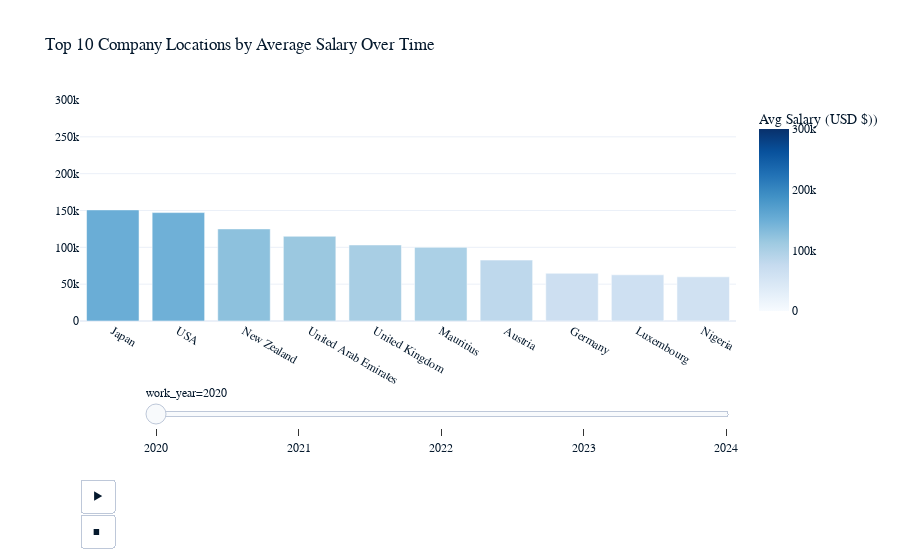

The notebook cell this image was saved under:
### Markdown cell above
## 🌍 Global Salary Trends: Top 10 Company Locations Over Time 

As the job market evolves, salaries across different countries fluctuate, reflecting economic trends, industry demands, and regional growth.

This analysis uncovers the top-paying company locations over the past five years.

- **United Kingdom** stands out as the only country consistently appearing in the top 10 company locations by average salary across all five years.
- 2023 saw a record-breaking salary peak, with the maximum average salary reaching 300K USD, a significant jump compared to previous years, where no location exceeded 200K USD.
- In 2024, salary distribution across the top 10 locations is more uniform, with a narrow gap between the highest and lowest average salaries, indicating a more balanced global pay scale.

### Code cell
import plotly.express as px
import plotly.graph_objects as go

# Calculate the average salary in USD for each company location and work year
avg_salary_by_location_year = df.groupby(['company_location', 'work_year'])['salary_in_usd'].mean().reset_index()

# Get the top 10 company locations by average salary for each year
top_10_avg_salary_by_year = avg_salary_by_location_year.groupby('work_year').apply(lambda x: x.nlargest(10, 'salary_in_usd')).reset_index(drop=True)

top_10_avg_salary_by_year

fig = px.bar(
    data_frame=top_10_avg_salary_by_year,
    x='company_location',
    y='salary_in_usd',
    animation_frame='work_year',
    color='salary_in_usd',  # Use 'salary_in_usd' for color scaling
    color_continuous_scale='Blues',
    title='Top 10 Company Locations by Average Salary Over Time'
)

fig.update_layout(
    yaxis=dict(range=[0, 300000]), # Set y-axis limit to 300K
    
     xaxis_title=None,  # Remove x-axis label
     yaxis_title=None,   # Remove y-axis label
    
    updatemenus=[{
        'buttons': fig.layout.updatemenus[0].buttons,
        'direction': 'down',
        'x': 0.0,
        'xanchor': 'left',
        'y': -0.4,
        'yanchor': 'top'
                }],
    
    coloraxis=dict(
                   colorbar=dict(
                    title='Avg Salary (USD $))'
                    ),
                    cmin=0,  # Minimum value for color scale
                    cmax=300000  # Maximum value for color scale
                    )
)

fig.layout.updatemenus[0].buttons[0].args[1]['frame']['duration'] = 2000  # Set duration to 2000ms (2 seconds) per frame


# Show the figure
fig.show()

### Figure 1 — Plotly figure (JSON) as saved in the notebook; plotly's stock layout.template omitted (floating-point values rounded to 4 significant figures)
{"data": [{"alignmentgroup": "True", "hovertemplate": "work_year=2020<br>company_location=%{x}<br>salary_in_usd=%{marker.color}<extra></extra>", "legendgroup": "", "marker": {"color": [150800.0, 147200.0, 125000, 115000, 103200.0, 100000, 82680.0, 64750.0, 62726, 60000], "coloraxis": "coloraxis", "pattern": {"shape": ""}}, "name": "", "offsetgroup": "", "orientation": "v", "showlegend": false, "textposition": "auto", "type": "bar", "x": ["Japan", "USA", "New Zealand", "United Arab Emirates", "United Kingdom", "Mauritius", "Austria", "Germany", "Luxembourg", "Nigeria"], "xaxis": "x", "y": [150800.0, 147200.0, 125000, 115000, 103200.0, 100000, 82680.0, 64750.0, 62726, 60000], "yaxis": "y"}], "layout": {"barmode": "relative", "coloraxis": {"cmax": 300000, "cmin": 0, "colorbar": {"title": {"text": "Avg Salary (USD $))"}}, "colorscale": [[0, "rgb(247,251,255)"], [0.125, "rgb(222,235,247)"], [0.25, "rgb(198,219,239)"], [0.375, "rgb(158,202,225)"], [0.5, "rgb(107,174,214)"], [0.625, "rgb(66,146,198)"], [0.75, "rgb(33,113,181)"], [0.875, "rgb(8,81,156)"], [1, "rgb(8,48,107)"]]}, "legend": {"tracegroupgap": 0}, "sliders": [{"active": 0, "currentvalue": {"prefix": "work_year="}, "len": 0.9, "pad": {"b": 10, "t": 60}, "steps": [{"args": [["2020"], {"frame": {"duration": 0, "redraw": true}, "fromcurrent": true, "mode": "immediate", "transition": {"duration": 0, "easing": "linear"}}], "label": "2020", "method": "animate"}, {"args": [["2021"], {"frame": {"duration": 0, "redraw": true}, "fromcurrent": true, "mode": "immediate", "transition": {"duration": 0, "easing": "linear"}}], "label": "2021", "method": "animate"}, {"args": [["2022"], {"frame": {"duration": 0, "redraw": true}, "fromcurrent": true, "mode": "immediate", "transition": {"duration": 0, "easing": "linear"}}], "label": "2022", "method": "animate"}, {"args": [["2023"], {"frame": {"duration": 0, "redraw": true}, "fromcurrent": true, "mode": "immediate", "transition": {"duration": 0, "easing": "linear"}}], "label": "2023", "method": "animate"}, {"args": [["2024"], {"frame": {"duration": 0, "redraw": true}, "fromcurrent": true, "mode": "immediate", "transition": {"duration": 0, "easing": "linear"}}], "label": "2024", "method": "animate"}], "x": 0.1, "xanchor": "left", "y": 0, "yanchor": "top"}], "title": {"text": "Top 10 Company Locations by Average Salary Over Time"}, "updatemenus": [{"buttons": [{"args": [null, {"frame": {"duration": 2000, "redraw": true}, "fromcurrent": true, "mode": "immediate", "transition": {"duration": 500, "easing": "linear"}}], "label": "&#9654;", "method": "animate"}, {"args": [[null], {"frame": {"duration": 0, "redraw": true}, "fromcurrent": true, "mode": "immediate", "transition": {"duration": 0, "easing": "linear"}}], "label": "&#9724;", "method": "animate"}], "direction": "down", "pad": {"r": 10, "t": 70}, "showactive": false, "type": "buttons", "x": 0, "xanchor": "left", "y": -0.4, "yanchor": "top"}], "xaxis": {"anchor": "y", "domain": [0, 1], "title": {}}, "yaxis": {"anchor": "x", "domain": [0, 1], "range": [0, 300000], "title": {}}}}
